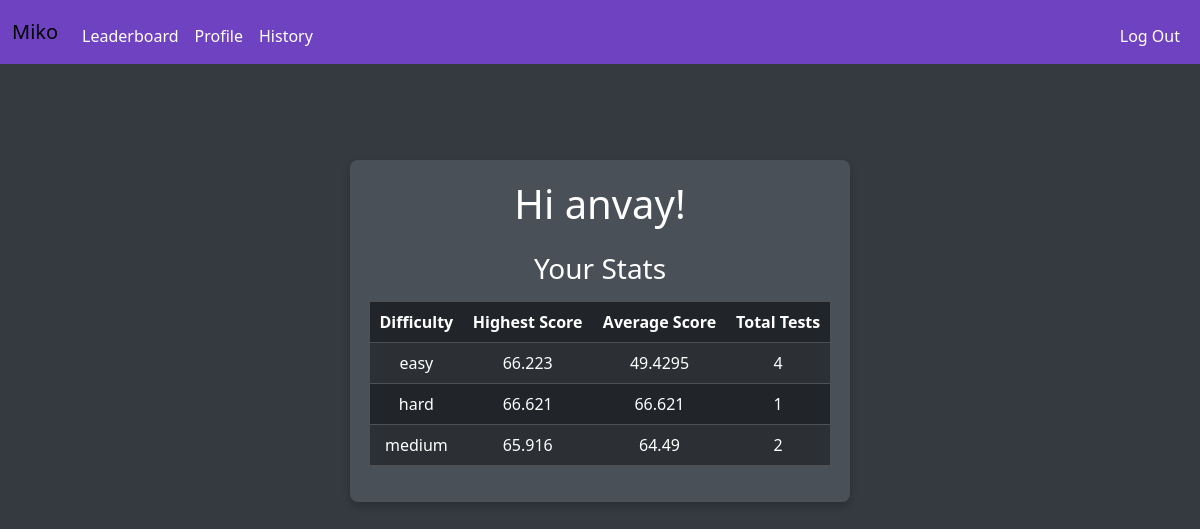
Screenshot of /profile (signed in) with the database file from the repository.
### tables this page shows
CREATE TABLE users (
    id INTEGER PRIMARY KEY AUTOINCREMENT,
    username TEXT NOT NULL UNIQUE,
    hash TEXT NOT NULL,  -- Changed from password_hash to hash
    email TEXT NOT NULL UNIQUE,
    created_at TIMESTAMP DEFAULT CURRENT_TIMESTAMP
);

CREATE TABLE scores (
    score_id INTEGER PRIMARY KEY AUTOINCREMENT,
    user_id INTEGER NOT NULL,
    score INTEGER NOT NULL,
    time_used INTEGER NOT NULL,
    solved INTEGER NOT NULL,
    total INTEGER NOT NULL,
    difficulty TEXT NOT NULL,
    timestamp TIMESTAMP DEFAULT CURRENT_TIMESTAMP,
    FOREIGN KEY (user_id) REFERENCES users(id) ON DELETE CASCADE
);

### app.py (the view)
@app.route("/profile")
@login_required
def profile():
    user_id = session.get("user_id")
    db = get_db()
    username = db.execute("SELECT username FROM users WHERE id = ?", (user_id,)).fetchone()[0]
    stats = db.execute(
        """SELECT
            difficulty,
            MAX(score) AS highest_score,
            AVG(score) AS average_score,
            COUNT(*) AS total_tests
        FROM
            scores
        WHERE
            user_id = ?
        GROUP BY
            difficulty;
        """, (user_id,)
    ).fetchall()
    return render_template("profile.html", username=username, stats=stats)

### app.py (called while the page is built)
def get_db():
    conn = sqlite3.connect(DATABASE)
    conn.row_factory = sqlite3.Row  # Allows us to access columns by name
    return conn

@app.after_request
def after_request(response):
    response.headers["Cache-Control"] = "no-cache, no-store, must-revalidate"
    response.headers["Expires"] = 0
    response.headers["Pragma"] = "no-cache"
    return response

### helpers.py (called while the page is built)
def login_required(f):
    @wraps(f)
    def decorated_function(*args, **kwargs):
        if session.get("user_id") is None:
            return redirect("/login")
        return f(*args, **kwargs)
    return decorated_function

### templates/profile.html
{% extends "layout.html" %}
{% block main %}
<div class="container mt-5">
    <h1 class="text-center">Hi {{ username }}!</h1>
    <div class="mt-4">
        <h3>Your Stats</h3>
        <table class="table table-dark table-striped mt-3">
            <thead>
                <tr>
                    <th scope="col">Difficulty</th>
                    <th scope="col">Highest Score</th>
                    <th scope="col">Average Score</th>
                    <th scope="col">Total Tests</th>
                </tr>
            </thead>
            <tbody>
                {% for stat in stats %}
                <tr>
                    <td>{{ stat.difficulty }}</td>
                    <td>{{ stat.highest_score }}</td>
                    <td>{{ stat.average_score }}</td>
                    <td>{{ stat.total_tests }}</td>
                </tr>
                {% endfor %}
            </tbody>
        </table>
    </div>
</div>
{% endblock %}

### static/css/styles.css (style rules this page uses)
body { background-color: #343a40; color: #ffffff; }
.container { min-width: 500px; width: fit-content; margin: auto; padding: 20px; background-color: #495057; border-radius: 8px; box-shadow: 0 4px 8px rgba(0, 0, 0, 0.2); }

### rows the page displays
users: username "anvay"
scores: difficulty "hard", highest_score "66.621", average_score "66.621", total_tests "1"

### other values shown
{{ stat.difficulty }} "easy" "medium"
{{ stat.highest_score }} "66.223" "65.916"
{{ stat.average_score }} "49.4295" "64.49"
{{ stat.total_tests }} "4" "2"
